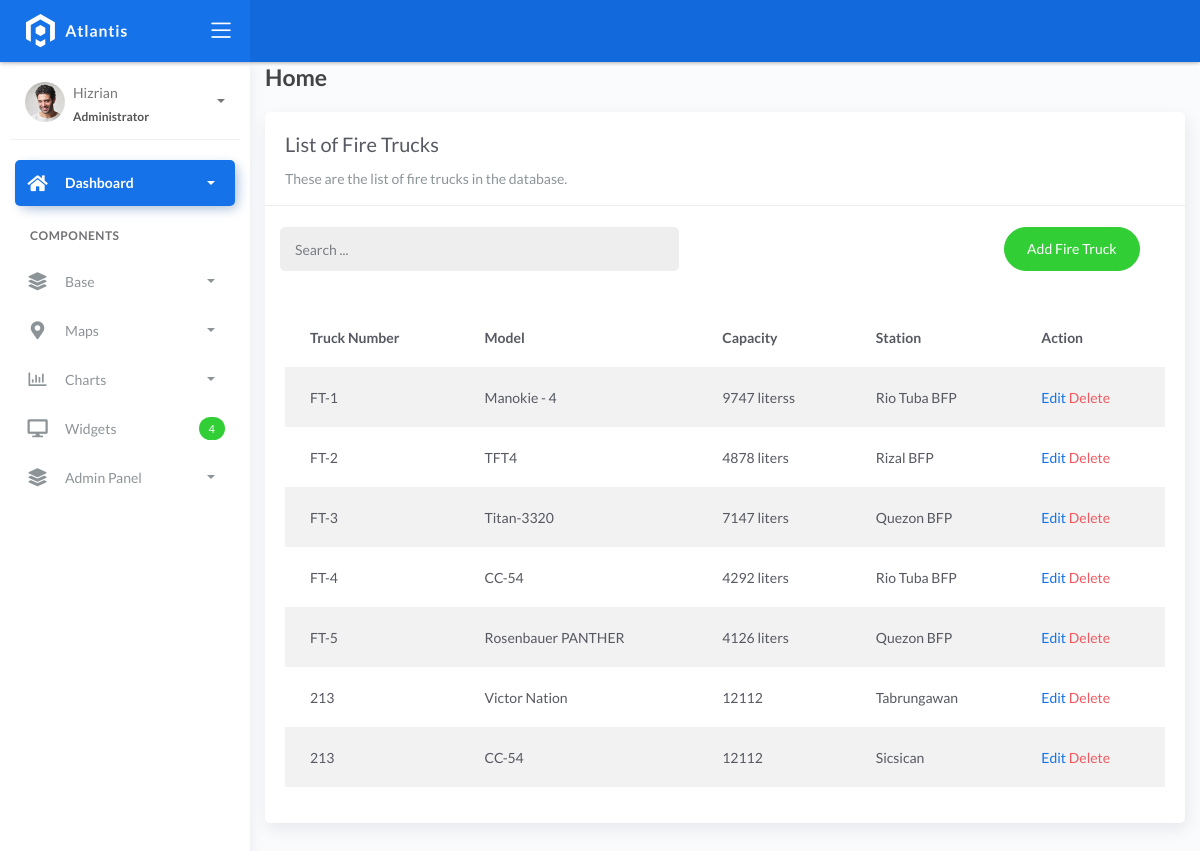
Page /firetruck_list on the earlier database version.
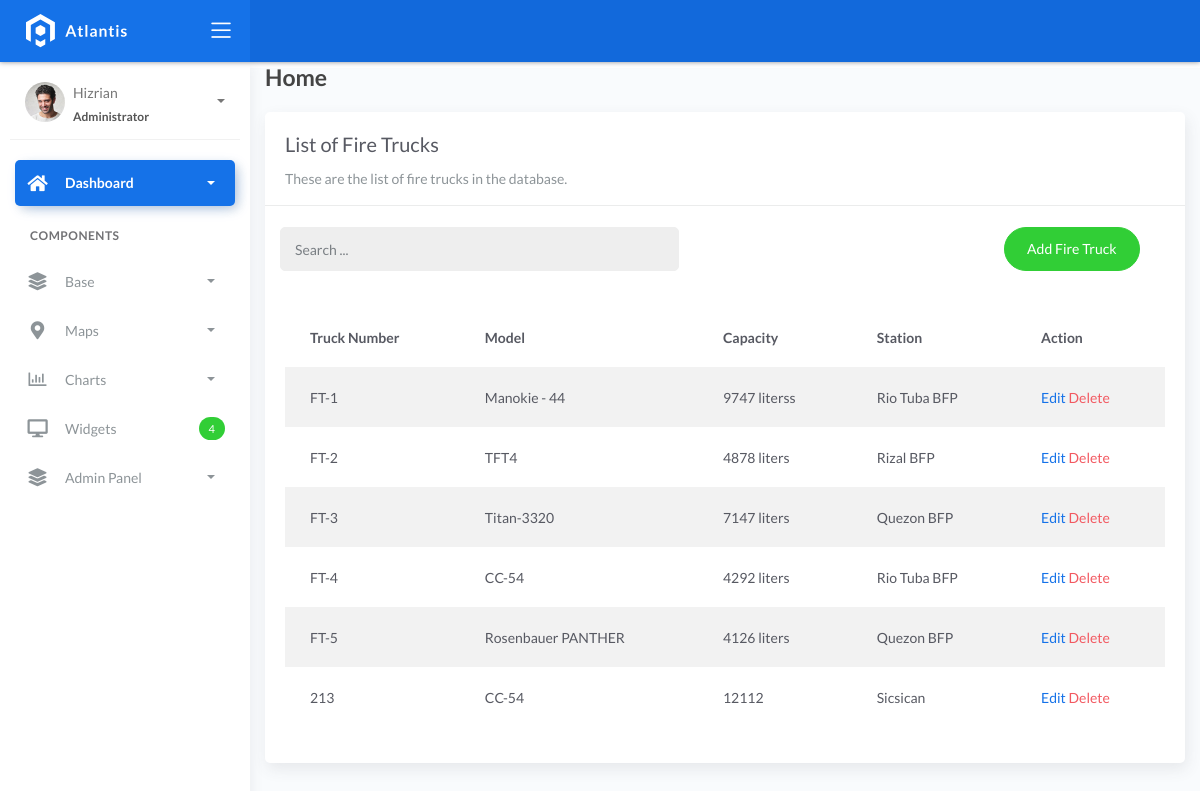
Same page on the later database version.
### fire/models.py (models this page shows, shortened)
class BaseModel(models.Model):
    created_at = models.DateTimeField(auto_now_add=True, db_index=True)
    updated_at = models.DateTimeField(auto_now=True)
    class Meta:
        abstract = True

class FireTruck(BaseModel):
    truck_number = models.CharField(max_length=150)
    model = models.CharField(max_length=150)
    capacity = models.CharField(max_length=150)  # water
    station = models.ForeignKey(FireStation, on_delete=models.CASCADE)

class FireStation(BaseModel):
    name = models.CharField(max_length=150)
    latitude = models.DecimalField(
        max_digits=22, decimal_places=16, null=True, blank=True)
    longitude = models.DecimalField(
        max_digits=22, decimal_places=16, null=True, blank=True)
    address = models.CharField(max_length=150)
    city = models.CharField(max_length=150)  # can be in separate table
    country = models.CharField(max_length=150)  # can be in separate table
    def __str__(self):
        return f"{self.name}"

### fire/views.py (the view)
# urls.py: path('firetruck_list', FireTruckList.as_view(), name='firetruck-list'),
class FireTruckList(ListView):
    model = FireTruck
    context_object_name = 'firetruck'
    template_name = 'firetruck_list.html'
    paginate = 5
    def get_queryset(self, *args, **kwargs):
        qs = super(FireTruckList, self).get_queryset(*args, **kwargs)
        if self.request.GET.get("q") is not None:
            query = self.request.GET.get('q')
            qs = qs.filter(Q(truck_number__icontains=query) | Q(model__icontains=query) | Q(capacity__icontains=query) | Q(station__name__icontains=query))
        return qs

### templates/firetruck_list.html (shortened to what this page needs)
{% extends 'base.html' %}
{% load static %}
{% block content %}
<div class="content">
   <div class="container-fluid">
     <h4 class="page-title">Home</h4>
     <div class="row">
       <div class="col-md-12">
         <div class="card">
           <div class="card-header">
             <div class="card-title">List of Fire Trucks</div>
             <div class="card-category">These are the list of fire trucks in the database.</div>
           </div>
           <br />
<div class="col-md-12 row">
  <div class="col-md-6">
    <form class="navbar-left navbar-form nav-search mr-md-3" action="">
      <div class="input-group">
        <input type="text" placeholder="Search ..." class="form-control" name="q"/>
        <div class="input-group-append">
          <span class="input-group-text">
          </span>
        </div>
      </div>
    </form>
  </div>
  <div class="col-md-6">
    <div class="pull-right">
      <a href="{% url 'firetruck-add' %}" class="btn btn-success btn-rounded">
        Add Fire Truck
      </a>
    </div>
  </div>
</div>
           <div class="card-body">
             <table class="table table-striped mt-3">
               <thead>
                 <tr>
                   <th scope="col">Truck Number</th>
                   <th scope="col">Model</th>
                   <th scope="col">Capacity</th>
                   <th scope="col">Station</th>
                   <th scope="col">Action</th>
                 </tr>
               </thead>
               <tbody>
                 {% for object in object_list %}
                 <tr>
                   <td>{{ object.truck_number }}</td>
                   <td>{{ object.model }}</td>
                   <td>{{ object.capacity }}</td>
                   <td>{{ object.station }}</td>
                   <td>
                    <a href="firetruck_list/{{ object.id }}">Edit</a>
                    <a href="firetruck_list/{{ object.id }}/delete" class="text-danger">Delete</a>
                  </td>
                        </tr>
                 {% endfor %}
               </tbody>
             </table>
           </div>
         </div>
       </div>
     </div>
   </div>
</div>
{% endblock %}

Differences in the rows shown:
removed FireTruck: truck_number "213", model "Victor Nation", capacity "12112", station "Tabrungawan"
changed FireTruck "FT-1": model "Manokie - 4" → "Manokie - 44"
